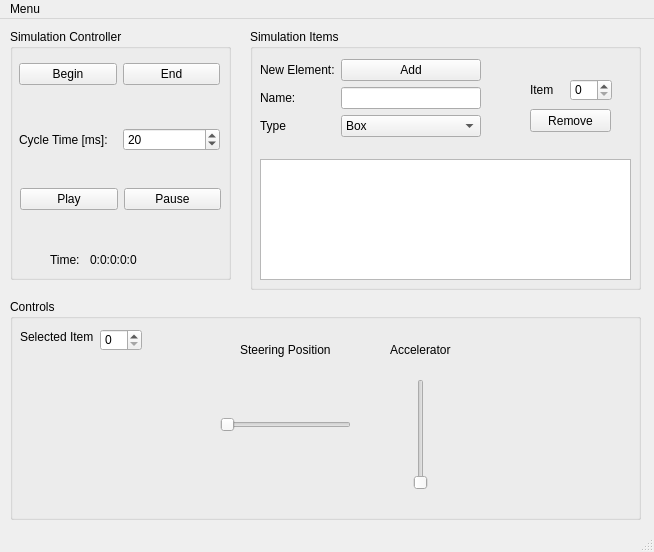
<?xml version="1.0" encoding="UTF-8"?>
<ui version="4.0">
 <class>SuperCarWindow</class>
 <widget class="QMainWindow" name="SuperCarWindow">
  <property name="geometry">
   <rect>
    <x>0</x>
    <y>0</y>
    <width>654</width>
    <height>552</height>
   </rect>
  </property>
  <property name="windowTitle">
   <string>SuperCar</string>
  </property>
  <widget class="QWidget" name="centralwidget">
   <widget class="QGroupBox" name="groupBox">
    <property name="geometry">
     <rect>
      <x>250</x>
      <y>10</y>
      <width>391</width>
      <height>261</height>
     </rect>
    </property>
    <property name="title">
     <string>Simulation Items</string>
    </property>
    <widget class="QWidget" name="gridLayoutWidget">
     <property name="geometry">
      <rect>
       <x>10</x>
       <y>30</y>
       <width>221</width>
       <height>81</height>
      </rect>
     </property>
     <layout class="QFormLayout" name="formLayout">
      <item row="0" column="0">
       <widget class="QLabel" name="label_3">
        <property name="text">
         <string>New Element:</string>
        </property>
       </widget>
      </item>
      <item row="0" column="1">
       <widget class="QPushButton" name="add">
        <property name="text">
         <string>Add</string>
        </property>
       </widget>
      </item>
      <item row="1" column="0">
       <widget class="QLabel" name="label_7">
        <property name="text">
         <string>Name:</string>
        </property>
       </widget>
      </item>
      <item row="1" column="1">
       <widget class="QLineEdit" name="lineEdit"/>
      </item>
      <item row="2" column="0">
       <widget class="QLabel" name="label_6">
        <property name="text">
         <string>Type</string>
        </property>
       </widget>
      </item>
      <item row="2" column="1">
       <widget class="QComboBox" name="cb_newElementType">
        <item>
         <property name="text">
          <string>Box</string>
         </property>
        </item>
        <item>
         <property name="text">
          <string>Car_Sport</string>
         </property>
        </item>
        <item>
         <property name="text">
          <string>Car_SUV</string>
         </property>
        </item>
        <item>
         <property name="text">
          <string>Car_Hatchback</string>
         </property>
        </item>
        <item>
         <property name="text">
          <string>Car_Minivan</string>
         </property>
        </item>
       </widget>
      </item>
     </layout>
    </widget>
    <widget class="QTextEdit" name="te_list">
     <property name="geometry">
      <rect>
       <x>10</x>
       <y>130</y>
       <width>371</width>
       <height>121</height>
      </rect>
     </property>
    </widget>
    <widget class="QPushButton" name="pb_remove">
     <property name="geometry">
      <rect>
       <x>280</x>
       <y>80</y>
       <width>81</width>
       <height>23</height>
      </rect>
     </property>
     <property name="text">
      <string>Remove</string>
     </property>
    </widget>
    <widget class="QSpinBox" name="sb_items_id">
     <property name="geometry">
      <rect>
       <x>320</x>
       <y>50</y>
       <width>42</width>
       <height>22</height>
      </rect>
     </property>
    </widget>
    <widget class="QLabel" name="label_4">
     <property name="geometry">
      <rect>
       <x>280</x>
       <y>50</y>
       <width>31</width>
       <height>22</height>
      </rect>
     </property>
     <property name="text">
      <string>Item</string>
     </property>
    </widget>
   </widget>
   <widget class="QGroupBox" name="groupBox_2">
    <property name="geometry">
     <rect>
      <x>10</x>
      <y>10</y>
      <width>221</width>
      <height>251</height>
     </rect>
    </property>
    <property name="title">
     <string>Simulation Controller</string>
    </property>
    <widget class="QWidget" name="horizontalLayoutWidget">
     <property name="geometry">
      <rect>
       <x>10</x>
       <y>150</y>
       <width>201</width>
       <height>41</height>
      </rect>
     </property>
     <layout class="QHBoxLayout" name="horizontalLayout">
      <item>
       <widget class="QPushButton" name="play">
        <property name="text">
         <string>Play</string>
        </property>
       </widget>
      </item>
      <item>
       <widget class="QPushButton" name="pause">
        <property name="text">
         <string>Pause</string>
        </property>
       </widget>
      </item>
     </layout>
    </widget>
    <widget class="QWidget" name="horizontalLayoutWidget_3">
     <property name="geometry">
      <rect>
       <x>9</x>
       <y>90</y>
       <width>201</width>
       <height>41</height>
      </rect>
     </property>
     <layout class="QHBoxLayout" name="horizontalLayout_3">
      <item>
       <widget class="QLabel" name="label_2">
        <property name="text">
         <string>Cycle Time [ms]:</string>
        </property>
       </widget>
      </item>
      <item>
       <widget class="QSpinBox" name="cycleTime">
        <property name="minimum">
         <number>1</number>
        </property>
        <property name="maximum">
         <number>1000</number>
        </property>
        <property name="value">
         <number>20</number>
        </property>
       </widget>
      </item>
     </layout>
    </widget>
    <widget class="QWidget" name="horizontalLayoutWidget_4">
     <property name="geometry">
      <rect>
       <x>9</x>
       <y>20</y>
       <width>201</width>
       <height>51</height>
      </rect>
     </property>
     <layout class="QHBoxLayout" name="horizontalLayout_4">
      <item>
       <widget class="QPushButton" name="begin">
        <property name="text">
         <string>Begin</string>
        </property>
       </widget>
      </item>
      <item>
       <widget class="QPushButton" name="end">
        <property name="text">
         <string>End</string>
        </property>
       </widget>
      </item>
     </layout>
    </widget>
    <widget class="QLabel" name="simulation_time">
     <property name="geometry">
      <rect>
       <x>80</x>
       <y>220</y>
       <width>81</width>
       <height>21</height>
      </rect>
     </property>
     <property name="text">
      <string>0:0:0:0:0</string>
     </property>
    </widget>
    <widget class="QLabel" name="label">
     <property name="geometry">
      <rect>
       <x>40</x>
       <y>220</y>
       <width>31</width>
       <height>21</height>
      </rect>
     </property>
     <property name="text">
      <string>Time:</string>
     </property>
    </widget>
   </widget>
   <widget class="QGroupBox" name="groupBox_4">
    <property name="geometry">
     <rect>
      <x>10</x>
      <y>280</y>
      <width>631</width>
      <height>221</height>
     </rect>
    </property>
    <property name="title">
     <string>Controls</string>
    </property>
    <widget class="QSlider" name="hs_steering">
     <property name="geometry">
      <rect>
       <x>210</x>
       <y>110</y>
       <width>131</width>
       <height>31</height>
      </rect>
     </property>
     <property name="orientation">
      <enum>Qt::Horizontal</enum>
     </property>
    </widget>
    <widget class="QSlider" name="vs_accelerator">
     <property name="geometry">
      <rect>
       <x>390</x>
       <y>80</y>
       <width>41</width>
       <height>111</height>
      </rect>
     </property>
     <property name="orientation">
      <enum>Qt::Vertical</enum>
     </property>
    </widget>
    <widget class="QSpinBox" name="sb_controls_id">
     <property name="geometry">
      <rect>
       <x>90</x>
       <y>30</y>
       <width>42</width>
       <height>22</height>
      </rect>
     </property>
    </widget>
    <widget class="QLabel" name="label_8">
     <property name="geometry">
      <rect>
       <x>10</x>
       <y>30</y>
       <width>81</width>
       <height>16</height>
      </rect>
     </property>
     <property name="text">
      <string>Selected Item</string>
     </property>
    </widget>
    <widget class="QLabel" name="label_9">
     <property name="geometry">
      <rect>
       <x>230</x>
       <y>40</y>
       <width>101</width>
       <height>21</height>
      </rect>
     </property>
     <property name="text">
      <string>Steering Position</string>
     </property>
    </widget>
    <widget class="QLabel" name="label_10">
     <property name="geometry">
      <rect>
       <x>380</x>
       <y>40</y>
       <width>101</width>
       <height>21</height>
      </rect>
     </property>
     <property name="text">
      <string>Accelerator</string>
     </property>
    </widget>
   </widget>
  </widget>
  <widget class="QMenuBar" name="menubar">
   <property name="geometry">
    <rect>
     <x>0</x>
     <y>0</y>
     <width>654</width>
     <height>21</height>
    </rect>
   </property>
   <widget class="QMenu" name="menuMenu">
    <property name="title">
     <string>Menu</string>
    </property>
    <addaction name="actionWorld_Viewer"/>
    <addaction name="actionDiagnostics_Window"/>
   </widget>
   <addaction name="menuMenu"/>
  </widget>
  <widget class="QStatusBar" name="statusbar"/>
  <action name="actionWorld_Viewer">
   <property name="checkable">
    <bool>true</bool>
   </property>
   <property name="checked">
    <bool>true</bool>
   </property>
   <property name="text">
    <string>World Viewer</string>
   </property>
  </action>
  <action name="actionDiagnostics_Window">
   <property name="checkable">
    <bool>true</bool>
   </property>
   <property name="text">
    <string>Diagnostics Window</string>
   </property>
  </action>
 </widget>
 <resources/>
 <connections/>
</ui>
